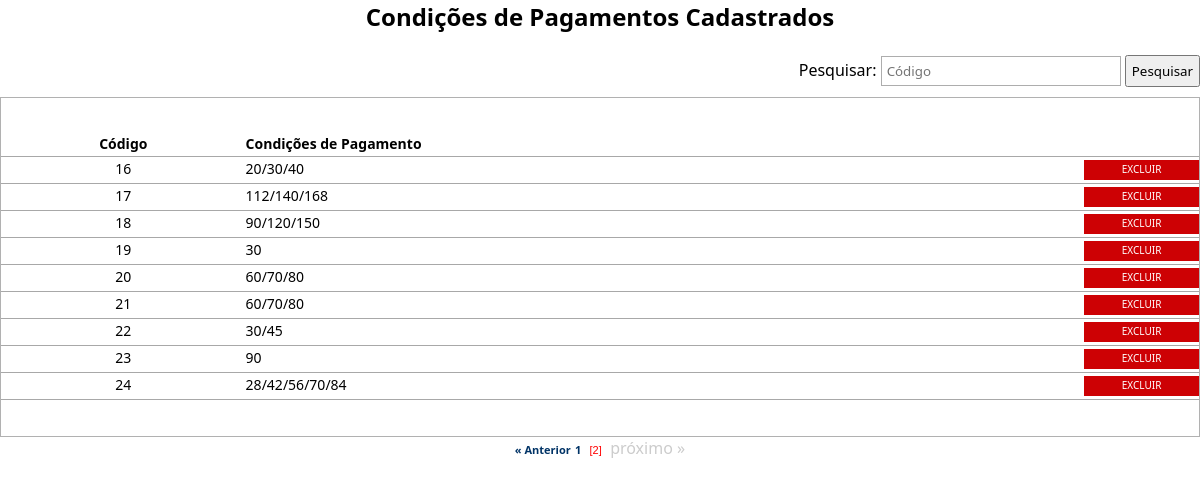
The page /visualiza_condicoes_pagamento.php?pg=1 on the database as committed earlier.
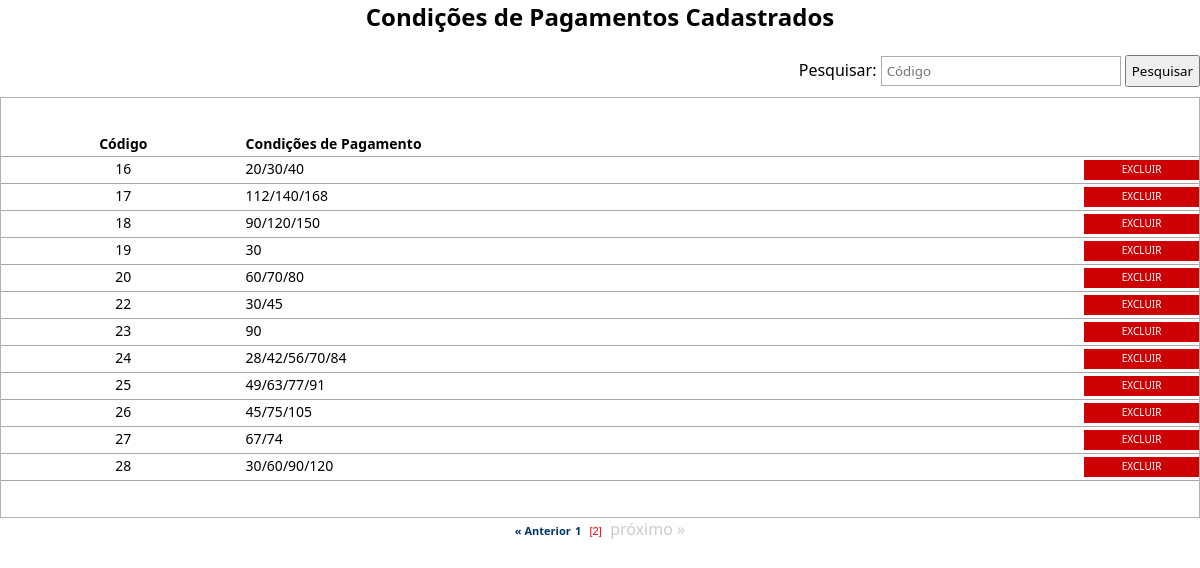
The same page on the database as committed later.
### tables this page shows
CREATE TABLE `condicoes_pagamentos` (
  `id_condicoes` int(11) NOT NULL AUTO_INCREMENT,
  `cod_condicoes` varchar(10) NOT NULL,
  `parcelas` varchar(50) NOT NULL,
  `primeira_condicao` int(11) NOT NULL,
  `segunda_condicao` int(11) NOT NULL,
  `terceira_condicao` int(11) NOT NULL,
  `quarta_condicao` int(11) NOT NULL,
  `quinta_condicao` int(11) NOT NULL,
  PRIMARY KEY (`id_condicoes`)
);

### processos/database.php (called while the page is built, shortened)
<?php
function DBRead ($table, $params = null, $fields = '*') {
	$params = ($params) ? " {$params}" : null;
		$query = "SELECT {$fields} FROM {$table}{$params}";
		$result = DBExecute($query);
		if (!mysqli_num_rows($result))
			return false;
		else {
			while ($res = mysqli_fetch_assoc($result)) {
				$data[] = $res;
			}
			return $data;
		}
}
function DBExecute($query){
	$link = DBConnect();
	$result = @mysqli_query($link, $query) or die (mysqli_error($link));
	return $result;
}
?>

### visualiza_condicoes_pagamento.php (the view, shortened to what this page needs)
<!doctype html>
<html>
<head>
<link href="css/style.css" rel="stylesheet" type="text/css">
<link href="css/style.css" rel="stylesheet" type="text/css">
<link rel="stylesheet" href="css/menu.css">
</head>
<body>
<center><h2> Condições de Pagamentos Cadastrados </h2></center>
<br />
<table width="100%" border="0" cellpadding="0" cellspacing="0" style="margin-bottom: 10px;">
	<tr>
		<td align="right">
        <?php
		require 'processos/database.php';
		?>
          <form  action="<?php echo htmlspecialchars($_SERVER["PHP_SELF"]);?>" method="post">
			Pesquisar: <input type="text" name="pesquisar" placeholder="Código" class="cod" style="margin-right:0;">
			<input type="submit" value="Pesquisar" style="height: 32px; padding: 0 5px 0 5px;">
		  </form>
		</td>
	</tr>
</table>
 <?php
 	if (empty($_POST['pesquisar'])) {
 ?>
<table width="100%" border="0" cellpadding="0" cellspacing="0" class="table">
	<tr class="linha">
		<td class="linha" width="20%" align="center"><b>Código</b></td>
		<td class="linha"><b>Condições de Pagamento</b></td>
    <td width="10%" align="center" class="linha"></td>
	</tr>
<?php
  $numreg = 15;
  $inicial = $_GET['pg'] * $numreg;
	$le_cond = DBRead ("condicoes_pagamentos", "ORDER BY cod_condicoes ASC LIMIT $inicial, $numreg", "*");
  $sql = DBRead ("condicoes_pagamentos");
  $quant = count($sql);
		foreach ($le_cond as $cond){
		?>
	<tr onmouseover="ChangeColor(this, true);" onmouseout="ChangeColor(this, false);">
		<td class="linha" align="center" valign="middle" onclick="DoNav('alterar_condicoes_pagamento.php?id=<?php echo $cond['id_condicoes'];?>');">
			<?php echo $cond['cod_condicoes'];?>
		</td>
		<td class="linha espaco" valign="middle" onclick="DoNav('alterar_condicoes_pagamento.php?id=<?php echo $cond['id_condicoes'];?>');">
		<?php
				if ($cond['primeira_condicao'] != '0') {
					echo $cond['primeira_condicao'];
				}
				if ($cond['segunda_condicao'] != '0') {
					echo "/".$cond['segunda_condicao']."";
				}
				if ($cond['terceira_condicao'] != '0') {
					echo "/".$cond['terceira_condicao']."";
				}
				if ($cond['quarta_condicao'] != '0') {
					echo "/".$cond['quarta_condicao']."";
				}
				if ($cond['quinta_condicao'] != '0') {
					echo "/".$cond['quinta_condicao']."";
				}
		?>
    </td>
	  <td class="linha espaco" valign="middle">
      <span class="excluir">
        <a href="javascript:aviso('<?=$cond['id_condicoes'];?>');">Excluir</a>
      </span>
    </td>
  </tr>
<?php
	}
?>
</table>
<center>
<?php
  require "paginacao.php";
	}
?>
</center>
</body>
</html>

### paginacao.php (shortened to what this page needs)
<?php
$quant_pg = ceil($quant/$numreg);
$quant_pg++;
if ( @$_GET['pg'] > 0) {
echo "<a href=".$_SERVER['PHP_SELF']."?pg=".(@$_GET['pg']-1)." class=pg ><b>&laquo; Anterior</b></a>";
} else {
echo "<font color=#CCCCCC>&laquo; anterior </font>";
}
for($i_pg=1; $i_pg<$quant_pg;$i_pg++) {
if (@$_GET['pg'] == ($i_pg-1)) {
echo "&nbsp;<span class=pgoff>[$i_pg]</span>&nbsp;";
} else {
$i_pg2 = $i_pg-1;
echo "&nbsp;<a href=".$_SERVER['PHP_SELF']."?pg=$i_pg2 class=pg><b>$i_pg</b></a>&nbsp;";
}
}
if ((@$_GET['pg']+2) < $quant_pg) {
echo "<a href=".$_SERVER['PHP_SELF']."?pg=".(@$_GET['pg']+1)." class=pg ><b>próximo &raquo;</b></a>";
} else {
echo "<font color=#CCCCCC>  próximo &raquo;</font>";
}
?>

### css/style.css (style rules this page uses)
html { height: 89%; padding: 0; margin: 0; }
body { height: 99%; padding: 0; margin: 0; }
* { padding: 0; margin: 0; font-family: Segoe, "Segoe UI", "DejaVu Sans", "Trebuchet MS", Verdana, sans-serif; }
.table { width: 100%; border: 1px solid #B1B1B1; padding: 3% 0 3% 0; }
.table td { font-size: 14px; padding: 0 0 3px 5px; }
.cod { width: 20%; height: 30px; border: 1px solid #ADADAD; padding: 0 5px 0 5px; }
.linha { border-bottom: 1px solid hsla(0,0%,66%,1.00); padding: 5px 3px 3px 3px; }
.espaco { padding-left: 70px; }
a { color: #000000; text-decoration: none; font-size: 14px; }
.excluir a { width: auto; display: block; text-decoration: none; color: #FFFFFF; font-size: 10px; margin-top: 3px; padding: 2px 10px 4px 10px; background-color: #CD0104; transition: all 0.5s linear; -o-transition: all 0.5s linear; -webkit-transition: all 0.5s linear; -moz-transition: all 0.5s linear; text-transform: uppercase; border:none; outline: none; cursor: pointer; -webkit-appearance:none; text-align: center; }

### paginacao.php (style rules this page uses)
a.pg { font-family: Verdana, Arial, Helvetica; font-size: 11px; color: #003366; text-decoration: none }

Rows that differ between the two databases and show on the page:
removed condicoes_pagamentos: cod_condicoes "21", primeira_condicao "60", segunda_condicao "70", terceira_condicao "80"
added condicoes_pagamentos: cod_condicoes "25", primeira_condicao "49", segunda_condicao "63", terceira_condicao "77", quarta_condicao "91"
added condicoes_pagamentos: cod_condicoes "26", primeira_condicao "45", segunda_condicao "75", terceira_condicao "105"
added condicoes_pagamentos: cod_condicoes "27", primeira_condicao "67", segunda_condicao "74"
added condicoes_pagamentos: cod_condicoes "28", primeira_condicao "30", segunda_condicao "60", terceira_condicao "90", quarta_condicao "120"
